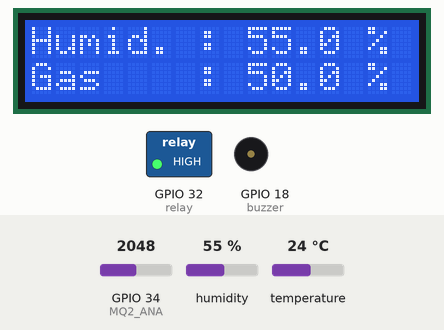
Bench run of a sketch on a simulated ESP32. Parts: 16×2 character LCD, switched loads named in the sketch (green lamp = pin HIGH), buzzer (waves = sounding). Inputs (shaded band) come from the test bench; at power-on: humidity 55 %, GPIO 34 (MQ2_ANA) = 2048, temperature 24 °C. WiFi joins after 1.5 s; servers stay silent unless stated; the local clock reads 2024-03-15 10:24:30 at power-on unless the sketch sets it; what the sketch prints to the serial monitor is not drawn.

Above: at 5.1 s.
5.2 s: humidity set to 22 %
At 7.9 s:
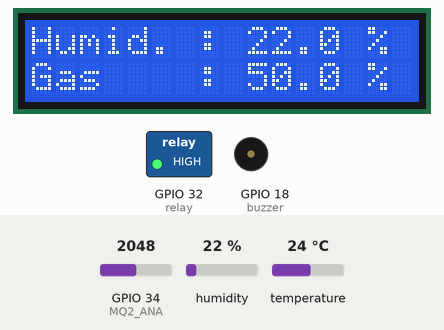
10.6 s: GPIO 34 (MQ2_ANA) set to 2866
At 11.8 s:
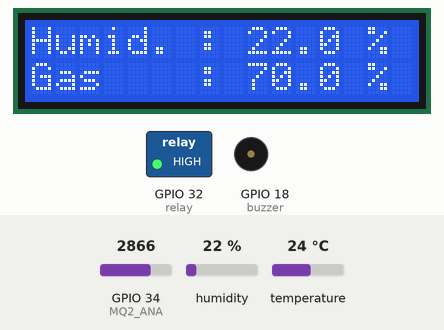
12.7 s: temperature set to 12 °C
At 15.0 s:
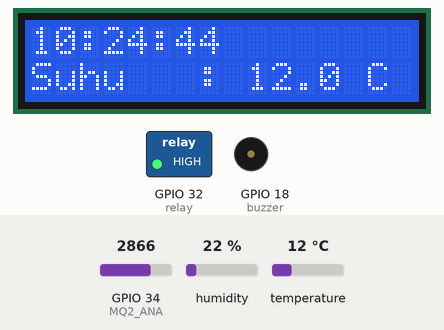
15.8 s: GPIO 34 (MQ2_ANA) set to 3603
At 18.3 s:
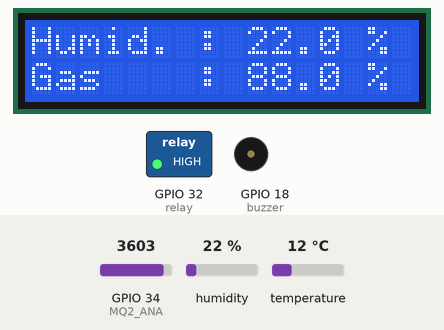
18.9 s: humidity set to 40 %
At 22.4 s:
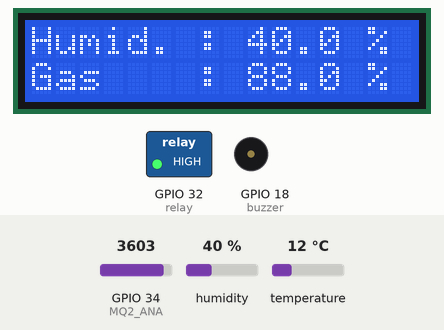
23.1 s: GPIO 34 (MQ2_ANA) set to 4095
At 24.5 s:
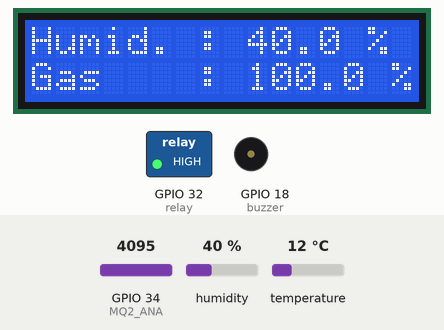
Timing chart, 0 to 26.2 s (numbered marks = the images above; inputs shaded):
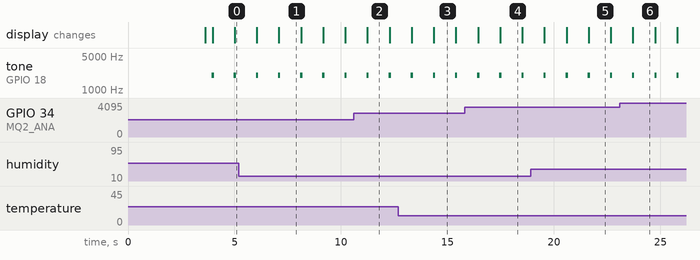

The sketch:

GasGuard_RTOS.ino
```cpp
#define BLYNK_TEMPLATE_ID   "TMPL65b8IezMD"
#define BLYNK_TEMPLATE_NAME "Gas Guard"
#define BLYNK_AUTH_TOKEN    "08S0ukSdChO378ejVJUzPStYeCypqjDk"

#define BLYNK_PRINT Serial

#include <WiFi.h>
#include <LiquidCrystal_I2C.h>
#include <DHT.h>
#include <BlynkSimpleEsp32.h>

#define NTP_SERVER          "id.pool.ntp.org"
#define UTC_OFFSET          7 * 3600
#define UTC_OFFSET_DST      0
#define dhtpin              14
#define dhttype             DHT22
#define relay               32
#define MQ2_ANA             34
#define buzzer              18
#define Threshold           30

const char* ssid = "Wokwi-GUEST";
const char* pass = "";

#define VPIN_RELAY    V0
// #define VPIN_BUZZER   V1
#define VPIN_GAS      V1
#define VPIN_TEMP     V2
#define VPIN_HUMI     V3

LiquidCrystal_I2C lcd(0x27, 16, 2);
DHT dht(dhtpin, dhttype);
BlynkTimer timer;

SemaphoreHandle_t lcdMutex;
bool relayState = LOW;
bool isWifiConnected = false;
int value = 0;

BLYNK_WRITE(VPIN_RELAY) {
  int value = param.asInt();
  relayState = value;
  digitalWrite(relay, value);
  Serial.print("Relay control received from Blynk. Value: ");
  Serial.println(value ? "ON" : "OFF");
}

// void printLocalTime() {
//   if (xSemaphoreTake(lcdMutex, portMAX_DELAY)) {
//     struct tm timeinfo;
//     if (!getLocalTime(&timeinfo)) {
//       lcd.setCursor(0, 0);
//       lcd.print("Time Error     ");
//       Serial.println("Failed to obtain time");
//     } else {
//       char timeString[20];
//       strftime(timeString, sizeof(timeString), "%H:%M:%S", &timeinfo);
//       lcd.setCursor(0, 0);
//       lcd.print(&timeinfo, "     %H:%M:%S   ");
//       Serial.print("Current time: ");
//       Serial.println(timeString);
//     }
//     xSemaphoreGive(lcdMutex);
//   }
// }

String printLocalTime() {
  struct tm timeinfo;
  char timeString[20];

  if (getLocalTime(&timeinfo)) {
    strftime(timeString, sizeof(timeString), "%H:%M:%S", &timeinfo);
    // Serial.print("Current time: ");
    // Serial.println(timeString);
    return String(timeString);
  } else {
    Serial.println("Failed to obtain time");
    return String("Time Error");
  }
}

void connectWiFi() {
  Serial.println("\nAttempting to connect to WiFi...");
  Serial.printf("SSID: %s\n", ssid);

  WiFi.begin(ssid, pass);
  int attempts = 0;

  while (WiFi.status() != WL_CONNECTED && attempts < 20) {
    delay(500);
    Serial.print(".");
    attempts++;
  }
  Serial.println();

  if (WiFi.status() == WL_CONNECTED) {
    isWifiConnected = true;
    Serial.println("WiFi connected successfully!");
    Serial.print("IP address: ");
    Serial.println(WiFi.localIP());
    Serial.print("Signal Strength (RSSI): ");
    Serial.println(WiFi.RSSI());

    if (xSemaphoreTake(lcdMutex, portMAX_DELAY)) {
      lcd.setCursor(0, 1);
      lcd.print("WiFi Connected ");
      xSemaphoreGive(lcdMutex);
    }
  } else {
    Serial.println("WiFi connection failed!");
    if (xSemaphoreTake(lcdMutex, portMAX_DELAY)) {
      lcd.setCursor(0, 1);
      lcd.print("WiFi Failed    ");
      xSemaphoreGive(lcdMutex);
    }
  }
}

void checkAndControlRelay(float gas_val) {
  static bool hasSentNotification = false;

  if (gas_val > Threshold || relayState) {
    if (!relayState) {
      digitalWrite(relay, HIGH);
      relayState = true;
      value = 1;
      Blynk.virtualWrite(VPIN_RELAY, 1);
      Serial.println("Relay: ON");
    }
    if (!hasSentNotification) {
      String message = "Warning: Level gas sudah melewati batas! (" + String(gas_val, 1) + "%)";
      Blynk.logEvent("alarm_gas", message);
      Serial.println("Notification sent to Blynk: " + message);
      hasSentNotification = true;
    }
    tone(buzzer, 2000, 100);
  } else {
    if (relayState) {
      digitalWrite(relay, LOW);
      relayState = false;
      Blynk.virtualWrite(VPIN_RELAY, 0);
      Serial.println("Relay: OFF");
    }
    noTone(buzzer);
    hasSentNotification = false;
  }
}

void sensorTask(void *pvParameters) {
  const TickType_t xDelay = pdMS_TO_TICKS(1000);
  Serial.println("Sensor task started");

  int lcdState = 0;

  while (true) {
    float MQ2_value = analogRead(MQ2_ANA);
    float temp = dht.readTemperature();
    float humi = dht.readHumidity();
    float gas_val = MQ2_value * 100 / 4095;

    String currentTime = printLocalTime();

    Serial.println("\n----- Sensor Readings -----");
    Serial.printf("Waktu      : %s\n", currentTime.c_str());
    Serial.printf("Suhu       : %.2f°C\n", temp);
    Serial.printf("Kelembapan : %.2f%%\n", humi);
    Serial.printf("Gas value  : %.2f%%\n", gas_val);
    Serial.println("--------------------------");

    // if (!isnan(temp) && !isnan(humi) && isWifiConnected) {
    //   if (gas_val >= Threshold || ) {
    //     digitalWrite(relay, LOW);
    //     tone(buzzer, 2000, 100);
    //     Blynk.virtualWrite(VPIN_RELAY, 1);
    //     // Blynk.virtualWrite(VPIN_BUZZER, 1);
    //   } else {
    //     digitalWrite(relay, HIGH);
    //     noTone(buzzer);
    //     Blynk.virtualWrite(VPIN_RELAY, 0);
    //     // Blynk.virtualWrite(VPIN_BUZZER, 0);
    //   }
    checkAndControlRelay(gas_val);

    if (xSemaphoreTake(lcdMutex, portMAX_DELAY)) {
        lcd.clear();
        if (lcdState == 0) {
          lcd.setCursor(0, 0);
          lcd.print(currentTime);
          lcd.setCursor(0, 1);
          lcd.print("Suhu   : ");
          lcd.print(temp, 1);
          lcd.print(" C");
        } else if (lcdState == 1) {
          lcd.setCursor(0, 0);
          lcd.print("Humid. : ");
          lcd.print(humi, 1);
          lcd.print(" %");
          lcd.setCursor(0, 1);
          lcd.print("Gas    : ");
          lcd.print(gas_val, 1);
          lcd.print(" %");
        }
      lcdState = (lcdState + 1) % 2;
      xSemaphoreGive(lcdMutex);
    }
    if (!isnan(temp) && !isnan(humi) && isWifiConnected) {
      Blynk.virtualWrite(VPIN_TEMP, temp);
      Blynk.virtualWrite(VPIN_HUMI, humi);
      Blynk.virtualWrite(VPIN_GAS, gas_val);
    } else {
      Serial.println("Error: Invalid sensor readings or WiFi disconnected");
    }
    vTaskDelay(xDelay);
  }
}

void timeTask(void *pvParameters) {
  const TickType_t xDelay = pdMS_TO_TICKS(1000);
  Serial.println("Time task started");

  while (true) {
    if (isWifiConnected) {
      printLocalTime();
    } else {
      Serial.println("Time task: WiFi not connected");
    }
    vTaskDelay(xDelay);
  }
}

void setup() {
  Serial.begin(115200);
  Serial.println("\n----- Gas Guard System Starting -----");
  Serial.println("Initializing components...");

  lcdMutex = xSemaphoreCreateMutex();
  if (lcdMutex == NULL) {
    Serial.println("Error: Failed to create LCD mutex!");
  }

  Serial.println("Initializing LCD...");
  lcd.init();
  lcd.backlight();

  Serial.println("Initializing DHT sensor...");
  dht.begin();

  Serial.println("Setting up GPIO pins...");
  pinMode(MQ2_ANA, INPUT);
  // pinMode(MQ2_DIG, INPUT);
  pinMode(relay, OUTPUT);
  pinMode(buzzer, OUTPUT);
  digitalWrite(relay, HIGH);

  Serial.println("Hardware initialization complete");

  if (xSemaphoreTake(lcdMutex, portMAX_DELAY)) {
    lcd.setCursor(0, 0);
    lcd.print("    Gas Guard   ");
    lcd.setCursor(0, 1);
    lcd.print(" Initializing...");
    xSemaphoreGive(lcdMutex);
  }
  delay(2000);

  connectWiFi();

  if (isWifiConnected) {
    Serial.println("Configuring time...");
    configTime(UTC_OFFSET, UTC_OFFSET_DST, NTP_SERVER);

    Serial.println("Connecting to Blynk...");
    Blynk.config(BLYNK_AUTH_TOKEN);
    if (!Blynk.connect()) {
      Serial.println("Error: Blynk connection failed!");
    } else {
      Serial.println("Blynk connected successfully!");
    }
  }

  Serial.println("Creating tasks...");
  BaseType_t sensorTaskCreated = xTaskCreatePinnedToCore(
    sensorTask,
    "Sensor Task",
    4096,
    NULL,
    2,
    NULL,
    1
  );

  if (sensorTaskCreated != pdPASS) {
    Serial.println("Error: Failed to create sensor task!");
  }

  BaseType_t timeTaskCreated = xTaskCreatePinnedToCore(
    timeTask,
    "Time Task",
    2048,
    NULL,
    1,
    NULL,
    1
  );

  if (timeTaskCreated != pdPASS) {
    Serial.println("Error: Failed to create time task!");
  }
  Serial.println("Setup complete!\n");
}

void loop() {
  if (isWifiConnected) {
    Blynk.run();
  } else {
    static unsigned long lastAttempt = 0;
    if (millis() - lastAttempt > 30000) {
      Serial.println("\nAttempting to reconnect WiFi...");
      connectWiFi();
      lastAttempt = millis();
    }
  }
  delay(10);
}
```

Measured:
- by itself, tone on GPIO 18 (buzzer): alternates 2000 Hz for 0.10 s and silent for 0.94 s
- what the display in image 1 shows lasts 1.0 s, from 7.1 s to 8.1 s
